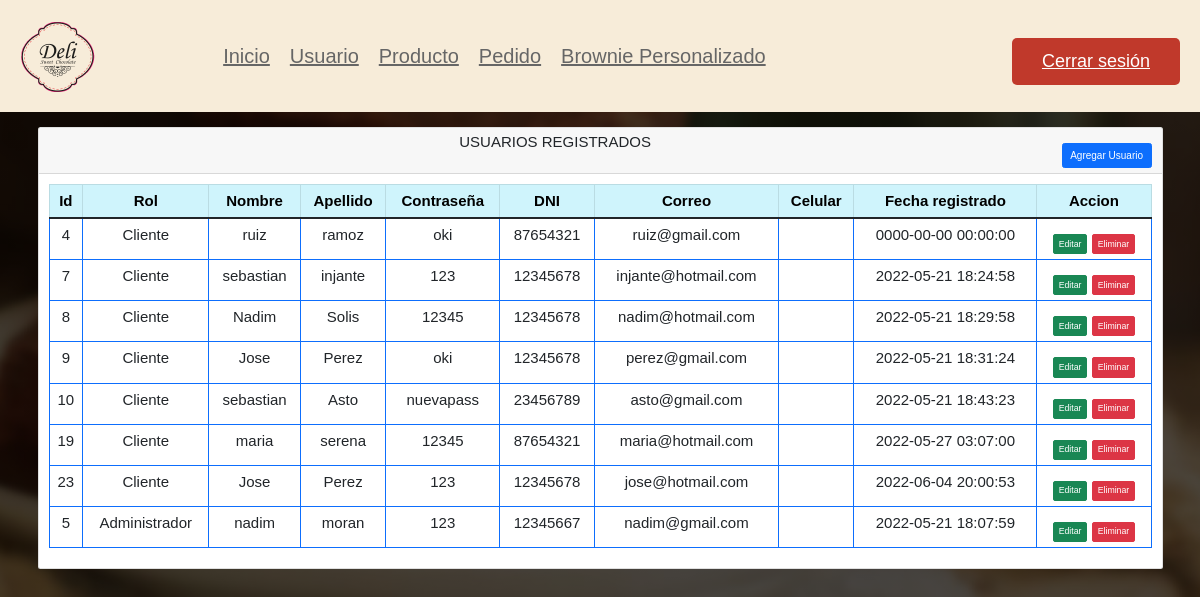
The app's page /Vista/Admin/Usuario/IndexUsuario.php with its own data.
### tables this page shows
CREATE TABLE `usuario` (
  `idUsuario` int(11) NOT NULL,
  `idRol` int(11) NOT NULL,
  `nombre` varchar(30) NOT NULL,
  `apellido` varchar(30) NOT NULL,
  `Contraseña` varchar(15) NOT NULL,
  `dni` int(11) NOT NULL,
  `correo` varchar(30) NOT NULL,
  `celular` int(9) NOT NULL,
  `FechaRegistro` timestamp NULL DEFAULT current_timestamp()
);

CREATE TABLE `rol` (
  `idRol` int(11) NOT NULL,
  `nombreRol` varchar(15) NOT NULL
);

### Vista/Admin/Usuario/IndexUsuario.php (the view, shortened to what this page needs)
<?php
    require 'C:\xampp\htdocs\Vista\Admin\AdminDB.php';
?>
<!doctype html>
<html lang="en">
  <head>
    <link rel="stylesheet" href="https://cdnjs.cloudflare.com/ajax/libs/font-awesome/6.0.0/css/all.min.css">
    <link rel="stylesheet" href="/Vista/estilos/admin.css">
    <link href="https://cdn.jsdelivr.net/npm/bootstrap@5.1.3/dist/css/bootstrap.min.css" rel="stylesheet">
</head>
<body>
    <?php include('../header.php')?>
    <div class="container mt-4">
        <div class="row">
            <div class="col-md-12">
                <div class="card">
                    <div class="card-header">
                        <h4 style="text-align:center">USUARIOS REGISTRADOS
                            <a href="CrearUsuario.php" class="btn btn-primary float-end">Agregar Usuario</a>
                        </h4>
                    </div>
                    <div class="card-body">
                        <table class="table table-bordered border-primary" style='font-size:150%'>
                            <thead>
                                <tr class="table-info">
                                    <th style="text-align:center">Id</th>
                                    <th style="text-align:center">Rol</th>
                                    <th style="text-align:center">Nombre</th>
                                    <th style="text-align:center">Apellido</th>
                                    <th style="text-align:center">Contraseña</th>
                                    <th style="text-align:center">DNI</th>
                                    <th style="text-align:center">Correo</th>
                                    <th style="text-align:center">Celular</th>
                                    <th style="text-align:center">Fecha registrado</th>
                                    <th style="text-align:center">Accion</th>
                                </tr>
                            </thead>
                            <tbody>
                                <?php
                                    $consulta = "CALL pa_listar_usuario;";
                                    $resultado = mysqli_query($conn, $consulta);
                                    if(mysqli_num_rows($resultado) > 0)
                                    {
                                        foreach($resultado as $usuario)
                                        {
                                            ?>
                                            <tr>
                                                <td style="text-align:center"><?= $usuario['idUsuario']; ?></td>
                                                <td style="text-align:center"><?= $usuario['nombreRol']; ?></td>
                                                <td style="text-align:center"><?= $usuario['nombre']; ?></td>
                                                <td style="text-align:center"><?= $usuario['apellido']; ?></td>
                                                <td style="text-align:center"><?= $usuario['Contraseña']; ?></td>
                                                <td style="text-align:center"><?= $usuario['dni']; ?></td>
                                                <td style="text-align:center"><?= $usuario['correo']; ?></td>
                                                <td style="text-align:center"><?= $usuario['celular']; ?></td>
                                                <td style="text-align:center"><?= $usuario['FechaRegistro']; ?></td>
                                                <td style="text-align:center">
                                                    <a href="EditarUsuario.php?idUsuario=<?= $usuario['idUsuario']; ?>" class="btn btn-success btn-sm">Editar</a>
                                                    <form action="UsuarioCRUD.php" method="POST" class="d-inline">
                                                        <button type="submit" name="EliminarUsuario" value="<?=$usuario['idUsuario'];?>" class="btn btn-danger btn-sm">Eliminar</button>
                                                    </form>
                                                </td>
                                            </tr>
                                            <?php
                                        }
                                    }
                                    else
                                    {
                                        echo "<h5> Registro no encontrado </h5>";
                                    }
                                ?>
                            </tbody>
                        </table>
                    </div>
                </div>
            </div>
        </div>
    </div>
</body>
</html>

### Vista/estilos/admin.css (style rules this page uses)
:root { --light-yellow: #FFD080; --light-orange: #E38956; --black: #333; --white: #fff; --red: #c0392b; --light-color: #666; --light-bg: #f5f5f5; --light-pink: #f7ecd9; --light-white: #ccc; --border: .1rem solid var(--light-color); --box-shadow:0 .5rem 1rem rgba(0,0,0,.1); }
* { font-family: sans-serif; margin: 0; padding: 0; box-sizing: border-box; outline: none; border: none; text-decoration: none; }
html { font-size: 62.5%; overflow-x: hidden; }
body { background: linear-gradient(rgba(0, 0, 0, .7), rgba(0, 0, 0, .7)), url(../img/fondo.jpg); background-position: center center; background-attachment: fixed; background-repeat: no-repeat; background-size: auto; }
.btn, .option-btn, .delete-btn, .white-btn { display: inline-block; margin-top: 1rem; padding: 1rem 3rem; cursor: pointer; background-color: var(--light-yellow); color: var(--white); font-size: 1.8rem; border-radius: .5rem; }
td, th { padding: 15px 15px; border-color: #333; }

### records on screen
usuario: idUsuario "4", idRol.nombreRol "Cliente", nombre "ruiz", apellido "ramoz", Contraseña "oki", dni "87654321", correo "ruiz@gmail.com", FechaRegistro "0000-00-00 00:00:00"
usuario: idUsuario "7", idRol.nombreRol "Cliente", nombre "sebastian", apellido "injante", Contraseña "123", dni "12345678", correo "injante@hotmail.com", FechaRegistro "2022-05-21 18:24:58"
usuario: idUsuario "8", idRol.nombreRol "Cliente", nombre "Nadim", apellido "Solis", Contraseña "12345", dni "12345678", correo "nadim@hotmail.com", FechaRegistro "2022-05-21 18:29:58"
usuario: idUsuario "9", idRol.nombreRol "Cliente", nombre "Jose", apellido "Perez", Contraseña "oki", dni "12345678", correo "perez@gmail.com", FechaRegistro "2022-05-21 18:31:24"
usuario: idUsuario "10", idRol.nombreRol "Cliente", nombre "sebastian", apellido "Asto", Contraseña "nuevapass", dni "23456789", correo "asto@gmail.com", FechaRegistro "2022-05-21 18:43:23"
usuario: idUsuario "19", idRol.nombreRol "Cliente", nombre "maria", apellido "serena", Contraseña "12345", dni "87654321", correo "maria@hotmail.com", FechaRegistro "2022-05-27 03:07:00"
usuario: idUsuario "23", idRol.nombreRol "Cliente", nombre "Jose", apellido "Perez", Contraseña "123", dni "12345678", correo "jose@hotmail.com", FechaRegistro "2022-06-04 20:00:53"
usuario: idUsuario "5", idRol.nombreRol "Administrador", nombre "nadim", apellido "moran", Contraseña "123", dni "12345667", correo "nadim@gmail.com", FechaRegistro "2022-05-21 18:07:59"
